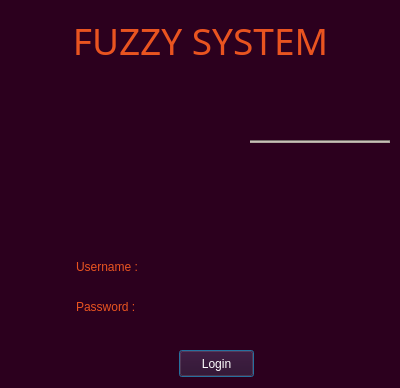
<?xml version="1.0" encoding="UTF-8"?>
<ui version="4.0">
 <class>UserText</class>
 <widget class="QDialog" name="UserText">
  <property name="geometry">
   <rect>
    <x>0</x>
    <y>0</y>
    <width>400</width>
    <height>388</height>
   </rect>
  </property>
  <property name="windowTitle">
   <string>Dialog</string>
  </property>
  <property name="styleSheet">
   <string notr="true">background-color: rgb(44, 0, 30);</string>
  </property>
  <widget class="QPushButton" name="login">
   <property name="geometry">
    <rect>
     <x>179</x>
     <y>350</y>
     <width>75</width>
     <height>27</height>
    </rect>
   </property>
   <property name="styleSheet">
    <string notr="true">color: rgb(255, 255, 255);
font: 11pt &quot;Big John&quot;;</string>
   </property>
   <property name="text">
    <string>Login</string>
   </property>
  </widget>
  <widget class="Line" name="line">
   <property name="geometry">
    <rect>
     <x>250</x>
     <y>140</y>
     <width>140</width>
     <height>3</height>
    </rect>
   </property>
   <property name="autoFillBackground">
    <bool>false</bool>
   </property>
   <property name="styleSheet">
    <string notr="true">background-color: rgb(174, 167, 159);</string>
   </property>
   <property name="orientation">
    <enum>Qt::Horizontal</enum>
   </property>
  </widget>
  <widget class="QLabel" name="fuzzysystem">
   <property name="geometry">
    <rect>
     <x>40</x>
     <y>10</y>
     <width>321</width>
     <height>61</height>
    </rect>
   </property>
   <property name="font">
    <font>
     <family>Peace Sans</family>
     <pointsize>22</pointsize>
     <weight>50</weight>
     <italic>false</italic>
     <bold>false</bold>
    </font>
   </property>
   <property name="styleSheet">
    <string notr="true">font: 22pt &quot;Peace Sans&quot;;</string>
   </property>
   <property name="text">
    <string>&lt;html&gt;&lt;head/&gt;&lt;body&gt;&lt;p align=&quot;center&quot;&gt;&lt;span style=&quot; font-size:28pt; color:#e95420;&quot;&gt;FUZZY SYSTEM&lt;/span&gt;&lt;/p&gt;&lt;/body&gt;&lt;/html&gt;</string>
   </property>
  </widget>
  <widget class="QLabel" name="message">
   <property name="geometry">
    <rect>
     <x>100</x>
     <y>330</y>
     <width>221</width>
     <height>20</height>
    </rect>
   </property>
   <property name="styleSheet">
    <string notr="true">font: 10pt &quot;Ubuntu Mono&quot;;
color: rgb(255, 0, 0);</string>
   </property>
   <property name="text">
    <string>&lt;html&gt;&lt;head/&gt;&lt;body&gt;&lt;p&gt;&lt;br/&gt;&lt;/p&gt;&lt;/body&gt;&lt;/html&gt;</string>
   </property>
  </widget>
  <widget class="QWidget" name="layoutWidget">
   <property name="geometry">
    <rect>
     <x>220</x>
     <y>150</y>
     <width>171</width>
     <height>34</height>
    </rect>
   </property>
   <layout class="QHBoxLayout" name="horizontalLayout">
    <item>
     <widget class="QLabel" name="date_icon">
      <property name="enabled">
       <bool>false</bool>
      </property>
      <property name="text">
       <string>&lt;html&gt;&lt;head/&gt;&lt;body&gt;&lt;p&gt;&lt;img src=&quot;:/icons/Icons/calendar.png&quot;/&gt;&lt;/p&gt;&lt;/body&gt;&lt;/html&gt;</string>
      </property>
     </widget>
    </item>
    <item>
     <widget class="QLabel" name="date">
      <property name="styleSheet">
       <string notr="true">font: 12pt &quot;Ubuntu&quot;;
color: rgb(174, 167, 159);</string>
      </property>
      <property name="text">
       <string/>
      </property>
     </widget>
    </item>
   </layout>
  </widget>
  <widget class="QWidget" name="layoutWidget">
   <property name="geometry">
    <rect>
     <x>70</x>
     <y>250</y>
     <width>273</width>
     <height>34</height>
    </rect>
   </property>
   <layout class="QHBoxLayout" name="horizontalLayout_3">
    <item>
     <widget class="QLabel" name="username_icon">
      <property name="text">
       <string>&lt;html&gt;&lt;head/&gt;&lt;body&gt;&lt;p&gt;&lt;img src=&quot;:/icons/Icons/user.png&quot;/&gt;&lt;/p&gt;&lt;/body&gt;&lt;/html&gt;</string>
      </property>
     </widget>
    </item>
    <item>
     <widget class="QLabel" name="username">
      <property name="styleSheet">
       <string notr="true">color: rgb(233, 84, 32);
font: 75 11pt &quot;Moon&quot;;</string>
      </property>
      <property name="text">
       <string>Username :</string>
      </property>
     </widget>
    </item>
    <item>
     <widget class="QLineEdit" name="usertext">
      <property name="toolTip">
       <string>&lt;html&gt;&lt;head/&gt;&lt;body&gt;&lt;p&gt;&lt;br/&gt;&lt;/p&gt;&lt;/body&gt;&lt;/html&gt;</string>
      </property>
      <property name="styleSheet">
       <string notr="true">color: rgb(174, 167, 159);
background-color: rgb(44, 0, 30);
selection-background-color: rgb(85, 170, 255);
border: none</string>
      </property>
      <property name="text">
       <string/>
      </property>
     </widget>
    </item>
   </layout>
  </widget>
  <widget class="QWidget" name="layoutWidget">
   <property name="geometry">
    <rect>
     <x>70</x>
     <y>290</y>
     <width>278</width>
     <height>34</height>
    </rect>
   </property>
   <layout class="QHBoxLayout" name="horizontalLayout_4">
    <item>
     <widget class="QLabel" name="password_icon">
      <property name="text">
       <string>&lt;html&gt;&lt;head/&gt;&lt;body&gt;&lt;p&gt;&lt;img src=&quot;:/icons/Icons/door-key.png&quot;/&gt;&lt;/p&gt;&lt;/body&gt;&lt;/html&gt;</string>
      </property>
     </widget>
    </item>
    <item>
     <widget class="QLabel" name="password">
      <property name="styleSheet">
       <string notr="true">color: rgb(233, 84, 32);
font: 25 11pt &quot;Moon&quot;;</string>
      </property>
      <property name="text">
       <string>Password :</string>
      </property>
     </widget>
    </item>
    <item>
     <widget class="QLineEdit" name="passtext">
      <property name="styleSheet">
       <string notr="true">color: rgb(174, 167, 159);
background-color: rgb(44, 0, 30);
selection-background-color: rgb(85, 170, 255);
border: none</string>
      </property>
      <property name="text">
       <string/>
      </property>
     </widget>
    </item>
   </layout>
  </widget>
  <widget class="QWidget" name="layoutWidget">
   <property name="geometry">
    <rect>
     <x>290</x>
     <y>100</y>
     <width>101</width>
     <height>34</height>
    </rect>
   </property>
   <layout class="QHBoxLayout" name="horizontalLayout_5">
    <item>
     <widget class="QLabel" name="time_icon">
      <property name="text">
       <string>&lt;html&gt;&lt;head/&gt;&lt;body&gt;&lt;p&gt;&lt;img src=&quot;:/icons/Icons/clock.png&quot;/&gt;&lt;/p&gt;&lt;/body&gt;&lt;/html&gt;</string>
      </property>
     </widget>
    </item>
    <item>
     <widget class="QLabel" name="time">
      <property name="styleSheet">
       <string notr="true">font: 12pt &quot;Ubuntu&quot;;
color: rgb(174, 167, 159);</string>
      </property>
      <property name="text">
       <string/>
      </property>
     </widget>
    </item>
   </layout>
  </widget>
  <zorder>layoutWidget</zorder>
  <zorder>login</zorder>
  <zorder>line</zorder>
  <zorder>fuzzysystem</zorder>
  <zorder>message</zorder>
  <zorder>layoutWidget</zorder>
  <zorder>layoutWidget</zorder>
  <zorder>layoutWidget</zorder>
 </widget>
 <resources>
  <include location="lockscreen.qrc"/>
 </resources>
 <connections/>
</ui>
